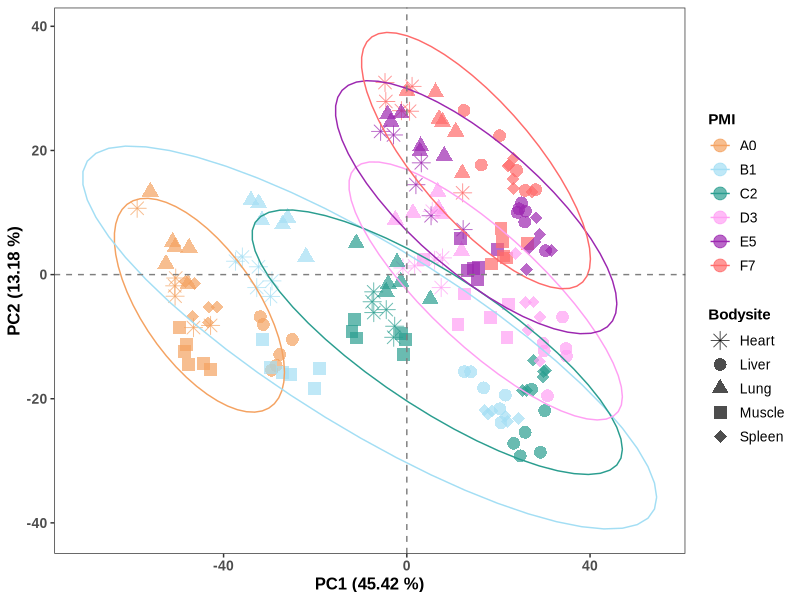

R code for this plot:
#Figure 2a
library(ggplot2)
setwd("D:/PMI_Project/Figure 2/Figure 2a")

data_file <- "metabolite_matrix.csv"
metadata_file <- "Group.csv"
output_file <- "Figure2a_PCA.tiff"

data <- read.csv(
  "metabolite_matrix.csv",
  row.names = 1,
  check.names = FALSE,
  stringsAsFactors = FALSE
)

metadata <- read.csv(
  "Group.csv",
  row.names = 1,
  check.names = FALSE,
  stringsAsFactors = FALSE
)

common_samples <- intersect(rownames(data), rownames(metadata))
stopifnot(length(common_samples) > 0)

data <- data[common_samples, , drop = FALSE]
metadata <- metadata[common_samples, , drop = FALSE]

stopifnot(all(c("Day2", "Bodysite") %in% colnames(metadata)))

data_centered <- scale(data, center = TRUE, scale = FALSE)

pareto_scale_factors <- apply(data, 2, function(x) sqrt(sd(x)))
pareto_scale_factors[is.na(pareto_scale_factors) | pareto_scale_factors == 0] <- 1

data_pareto <- sweep(data_centered, 2, pareto_scale_factors, FUN = "/")

pca_result <- prcomp(data_pareto, center = FALSE, scale. = FALSE)

axes <- as.data.frame(pca_result$x[, 1:2, drop = FALSE])
colnames(axes) <- c("Axis.1", "Axis.2")
axes <- cbind(axes, metadata[rownames(axes), , drop = FALSE])

eigval <- round(summary(pca_result)$importance[2, ] * 100, 2)
day2_levels <- unique(axes$Day2)
bodysite_levels <- unique(axes$Bodysite)

custom_day2_colors <- c(
  "D3" = "#FF9FF3",
  "B1" = "#A3DEF4",
  "C2" = "#2A9D8F",
  "A0" = "#F4A261",
  "E5" = "#9C27B0",
  "F7" = "#FF6B6B"
)

stopifnot(all(day2_levels %in% names(custom_day2_colors)))

shape_values <- c(8, 16, 17, 15, 18)
stopifnot(length(bodysite_levels) <= length(shape_values))
bodysite_shapes <- setNames(shape_values[seq_along(bodysite_levels)], bodysite_levels)

axes$Day2 <- factor(axes$Day2, levels = day2_levels)
axes$Bodysite <- factor(axes$Bodysite, levels = bodysite_levels)

p <- ggplot(axes, aes(x = Axis.1, y = Axis.2, colour = Day2, shape = Bodysite)) +
  geom_point(size = 4, alpha = 0.7) +
  stat_ellipse(aes(group = Day2), level = 0.95, linetype = 1) +
  scale_colour_manual(
    name = "PMI",
    values = custom_day2_colors,
    breaks = day2_levels
  ) +
  scale_shape_manual(
    name = "Bodysite",
    values = bodysite_shapes,
    breaks = bodysite_levels
  ) +
  labs(
    x = paste0("PC1 (", eigval[1], " %)"),
    y = paste0("PC2 (", eigval[2], " %)")
  ) +
  geom_vline(xintercept = 0, linetype = 2, color = "gray50") +
  geom_hline(yintercept = 0, linetype = 2, color = "gray50") +
  theme_bw(base_family = "Arial") +
  theme(
    text = element_text(family = "Arial", color = "black"),
    axis.text = element_text(size = 10, face = "bold"),
    axis.title = element_text(size = 12, face = "bold"),
    legend.title = element_text(size = 11, face = "bold"),
    legend.text = element_text(size = 10),
    legend.position = "right",
    panel.grid = element_blank()
  )

ggsave(
  filename = output_file,
  plot = p,
  device = "tiff",
  width = 10,
  height = 8,
  dpi = 300,
  compression = "lzw"
)
